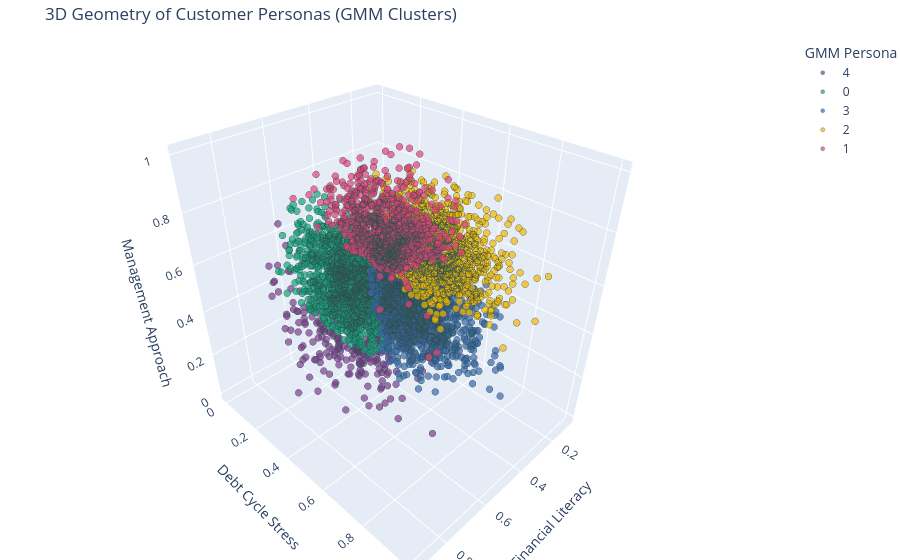

Source (notebook cell):
### Code cell
import plotly.express as px
from sklearn.mixture import GaussianMixture

# ==========================================
# STEP 4: GMM CLUSTERING & 3D VISUALIZATION
# ==========================================

# 1. Fit the Gaussian Mixture Model (Targeting 5 business personas)
gmm = GaussianMixture(n_components=5, covariance_type='full', random_state=42, n_init=10)
df_pillars['Persona_ID'] = gmm.fit_predict(df_pillars)

# Convert Persona_ID to a string so Plotly treats it as distinct categories (colors), 
# rather than a continuous numeric gradient.
df_pillars['Persona_ID'] = df_pillars['Persona_ID'].astype(str)

# 2. Build the 3D Interactive Scatter Plot
fig = px.scatter_3d(
    df_pillars, 
    x='Financial_Literacy', 
    y='Debt_Cycle_Stress', 
    z='Management_Approach',
    color='Persona_ID',
    title='3D Geometry of Customer Personas (GMM Clusters)',
    opacity=0.7,             # Slight transparency so you can see overlapping dots
    color_discrete_sequence=px.colors.qualitative.Bold  # Professional color palette
)

# 3. Optimize the layout for a professional presentation
fig.update_traces(marker=dict(size=4, line=dict(width=0.5, color='DarkSlateGrey')))
fig.update_layout(
    scene=dict(
        xaxis_title='Financial Literacy',
        yaxis_title='Debt Cycle Stress',
        zaxis_title='Management Approach'
    ),
    margin=dict(l=0, r=0, b=0, t=40), # Removes unnecessary white space
    legend_title_text='GMM Persona'
)

# Display the interactive plot!
fig.show()

### Figure 1 — Plotly figure (JSON) as saved in the notebook; plotly's stock layout.template omitted (floating-point values rounded to 4 significant figures; data arrays with more than 128 entries replaced by an {"elided": "..."} marker saying what was removed)
{"data": [{"hovertemplate": "Persona_ID=4<br>Financial_Literacy=%{x}<br>Debt_Cycle_Stress=%{y}<br>Management_Approach=%{z}<extra></extra>", "legendgroup": "4", "marker": {"color": "rgb(127, 60, 141)", "line": {"color": "DarkSlateGrey", "width": 0.5}, "opacity": 0.7, "size": 4, "symbol": "circle"}, "mode": "markers", "name": "4", "scene": "scene", "showlegend": true, "type": "scatter3d", "x": {"elided": "458 float values"}, "y": {"elided": "458 float values"}, "z": {"elided": "458 float values"}}, {"hovertemplate": "Persona_ID=0<br>Financial_Literacy=%{x}<br>Debt_Cycle_Stress=%{y}<br>Management_Approach=%{z}<extra></extra>", "legendgroup": "0", "marker": {"color": "rgb(17, 165, 121)", "line": {"color": "DarkSlateGrey", "width": 0.5}, "opacity": 0.7, "size": 4, "symbol": "circle"}, "mode": "markers", "name": "0", "scene": "scene", "showlegend": true, "type": "scatter3d", "x": {"elided": "1321 float values"}, "y": {"elided": "1321 float values"}, "z": {"elided": "1321 float values"}}, {"hovertemplate": "Persona_ID=3<br>Financial_Literacy=%{x}<br>Debt_Cycle_Stress=%{y}<br>Management_Approach=%{z}<extra></extra>", "legendgroup": "3", "marker": {"color": "rgb(57, 105, 172)", "line": {"color": "DarkSlateGrey", "width": 0.5}, "opacity": 0.7, "size": 4, "symbol": "circle"}, "mode": "markers", "name": "3", "scene": "scene", "showlegend": true, "type": "scatter3d", "x": {"elided": "1270 float values"}, "y": {"elided": "1270 float values"}, "z": {"elided": "1270 float values"}}, {"hovertemplate": "Persona_ID=2<br>Financial_Literacy=%{x}<br>Debt_Cycle_Stress=%{y}<br>Management_Approach=%{z}<extra></extra>", "legendgroup": "2", "marker": {"color": "rgb(242, 183, 1)", "line": {"color": "DarkSlateGrey", "width": 0.5}, "opacity": 0.7, "size": 4, "symbol": "circle"}, "mode": "markers", "name": "2", "scene": "scene", "showlegend": true, "type": "scatter3d", "x": {"elided": "1115 float values"}, "y": {"elided": "1115 float values"}, "z": {"elided": "1115 float values"}}, {"hovertemplate": "Persona_ID=1<br>Financial_Literacy=%{x}<br>Debt_Cycle_Stress=%{y}<br>Management_Approach=%{z}<extra></extra>", "legendgroup": "1", "marker": {"color": "rgb(231, 63, 116)", "line": {"color": "DarkSlateGrey", "width": 0.5}, "opacity": 0.7, "size": 4, "symbol": "circle"}, "mode": "markers", "name": "1", "scene": "scene", "showlegend": true, "type": "scatter3d", "x": {"elided": "836 float values"}, "y": {"elided": "836 float values"}, "z": {"elided": "836 float values"}}], "layout": {"legend": {"title": {"text": "GMM Persona"}, "tracegroupgap": 0}, "margin": {"b": 0, "l": 0, "r": 0, "t": 40}, "scene": {"domain": {"x": [0, 1], "y": [0, 1]}, "xaxis": {"title": {"text": "Financial Literacy"}}, "yaxis": {"title": {"text": "Debt Cycle Stress"}}, "zaxis": {"title": {"text": "Management Approach"}}}, "title": {"text": "3D Geometry of Customer Personas (GMM Clusters)"}}}
